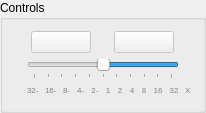
             <widget class="QGroupBox" name="groupBox_3">
              <property name="minimumSize">
               <size>
                <width>0</width>
                <height>100</height>
               </size>
              </property>
              <property name="maximumSize">
               <size>
                <width>214</width>
                <height>16777215</height>
               </size>
              </property>
              <property name="font">
               <font>
                <weight>50</weight>
                <bold>false</bold>
               </font>
              </property>
              <property name="title">
               <string>Controls</string>
              </property>
              <layout class="QVBoxLayout" name="verticalLayout_3">
               <item>
                <layout class="QHBoxLayout" name="horizontalLayout_5">
                 <item>
                  <widget class="QPushButton" name="btPlay">
                   <property name="enabled">
                    <bool>false</bool>
                   </property>
                   <property name="minimumSize">
                    <size>
                     <width>60</width>
                     <height>0</height>
                    </size>
                   </property>
                   <property name="maximumSize">
                    <size>
                     <width>60</width>
                     <height>16777215</height>
                    </size>
                   </property>
                   <property name="font">
                    <font>
                     <weight>50</weight>
                     <bold>false</bold>
                    </font>
                   </property>
                   <property name="text">
                    <string/>
                   </property>
                   <property name="icon">
                    <iconset resource="resourcefile.qrc">
                     <normaloff>:/icons/playback_play.ico</normaloff>:/icons/playback_play.ico</iconset>
                   </property>
                  </widget>
                 </item>
                 <item>
                  <widget class="QPushButton" name="btStop">
                   <property name="enabled">
                    <bool>false</bool>
                   </property>
                   <property name="minimumSize">
                    <size>
                     <width>60</width>
                     <height>0</height>
                    </size>
                   </property>
                   <property name="maximumSize">
                    <size>
                     <width>60</width>
                     <height>16777215</height>
                    </size>
                   </property>
                   <property name="font">
                    <font>
                     <weight>50</weight>
                     <bold>false</bold>
                    </font>
                   </property>
                   <property name="text">
                    <string/>
                   </property>
                   <property name="icon">
                    <iconset resource="resourcefile.qrc">
                     <normaloff>:/icons/playback_pause.ico</normaloff>:/icons/playback_pause.ico</iconset>
                   </property>
                  </widget>
                 </item>
                </layout>
               </item>
               <item>
                <layout class="QGridLayout" name="gridLayout_2">
                 <item row="1" column="8">
                  <widget class="QLabel" name="label_9">
                   <property name="palette">
                    <palette>
                     <active>
                      <colorrole role="WindowText">
                       <brush brushstyle="SolidPattern">
                        <color alpha="255">
                         <red>130</red>
                         <green>130</green>
                         <blue>130</blue>
                        </color>
                       </brush>
                      </colorrole>
                     </active>
                     <inactive>
                      <colorrole role="WindowText">
                       <brush brushstyle="SolidPattern">
                        <color alpha="255">
                         <red>130</red>
                         <green>130</green>
                         <blue>130</blue>
                        </color>
                       </brush>
                      </colorrole>
                     </inactive>
                     <disabled>
                      <colorrole role="WindowText">
                       <brush brushstyle="SolidPattern">
                        <color alpha="255">
                         <red>120</red>
                         <green>120</green>
                         <blue>120</blue>
                        </color>
                       </brush>
                      </colorrole>
                     </disabled>
                    </palette>
                   </property>
                   <property name="font">
                    <font>
                     <pointsize>6</pointsize>
                     <weight>50</weight>
                     <bold>false</bold>
                    </font>
                   </property>
                   <property name="text">
                    <string>4</string>
                   </property>
                   <property name="alignment">
                    <set>Qt::AlignHCenter|Qt::AlignTop</set>
                   </property>
                  </widget>
                 </item>
                 <item row="1" column="10">
                  <widget class="QLabel" name="label_11">
                   <property name="palette">
                    <palette>
                     <active>
                      <colorrole role="WindowText">
                       <brush brushstyle="SolidPattern">
                        <color alpha="255">
                         <red>130</red>
                         <green>130</green>
                         <blue>130</blue>
                        </color>
                       </brush>
                      </colorrole>
                     </active>
                     <inactive>
                      <colorrole role="WindowText">
                       <brush brushstyle="SolidPattern">
                        <color alpha="255">
                         <red>130</red>
                         <green>130</green>
                         <blue>130</blue>
                        </color>
                       </brush>
                      </colorrole>
                     </inactive>
                     <disabled>
                      <colorrole role="WindowText">
                       <brush brushstyle="SolidPattern">
                        <color alpha="255">
                         <red>120</red>
                         <green>120</green>
                         <blue>120</blue>
                        </color>
                       </brush>
                      </colorrole>
                     </disabled>
                    </palette>
                   </property>
                   <property name="font">
                    <font>
                     <pointsize>6</pointsize>
                     <weight>50</weight>
                     <bold>false</bold>
                    </font>
                   </property>
                   <property name="text">
                    <string>16</string>
                   </property>
                   <property name="alignment">
                    <set>Qt::AlignHCenter|Qt::AlignTop</set>
                   </property>
                  </widget>
                 </item>
                 <item row="1" column="5">
                  <widget class="QLabel" name="label_5">
                   <property name="palette">
                    <palette>
                     <active>
                      <colorrole role="WindowText">
                       <brush brushstyle="SolidPattern">
                        <color alpha="255">
                         <red>130</red>
                         <green>130</green>
                         <blue>130</blue>
                        </color>
                       </brush>
                      </colorrole>
                     </active>
                     <inactive>
                      <colorrole role="WindowText">
                       <brush brushstyle="SolidPattern">
                        <color alpha="255">
                         <red>130</red>
                         <green>130</green>
                         <blue>130</blue>
                        </color>
                       </brush>
                      </colorrole>
                     </inactive>
                     <disabled>
                      <colorrole role="WindowText">
                       <brush brushstyle="SolidPattern">
                        <color alpha="255">
                         <red>120</red>
                         <green>120</green>
                         <blue>120</blue>
                        </color>
                       </brush>
                      </colorrole>
                     </disabled>
                    </palette>
                   </property>
                   <property name="font">
                    <font>
                     <pointsize>6</pointsize>
                     <weight>50</weight>
                     <bold>false</bold>
                    </font>
                   </property>
                   <property name="text">
                    <string>2-</string>
                   </property>
                   <property name="alignment">
                    <set>Qt::AlignHCenter|Qt::AlignTop</set>
                   </property>
                  </widget>
                 </item>
                 <item row="1" column="3">
                  <widget class="QLabel" name="label_3">
                   <property name="palette">
                    <palette>
                     <active>
                      <colorrole role="WindowText">
                       <brush brushstyle="SolidPattern">
                        <color alpha="255">
                         <red>130</red>
                         <green>130</green>
                         <blue>130</blue>
                        </color>
                       </brush>
                      </colorrole>
                     </active>
                     <inactive>
                      <colorrole role="WindowText">
                       <brush brushstyle="SolidPattern">
                        <color alpha="255">
                         <red>130</red>
                         <green>130</green>
                         <blue>130</blue>
                        </color>
                       </brush>
                      </colorrole>
                     </inactive>
                     <disabled>
                      <colorrole role="WindowText">
                       <brush brushstyle="SolidPattern">
                        <color alpha="255">
                         <red>120</red>
                         <green>120</green>
                         <blue>120</blue>
                        </color>
                       </brush>
                      </colorrole>
                     </disabled>
                    </palette>
                   </property>
                   <property name="font">
                    <font>
                     <pointsize>6</pointsize>
                     <weight>50</weight>
                     <bold>false</bold>
                    </font>
                   </property>
                   <property name="text">
                    <string>8-</string>
                   </property>
                   <property name="alignment">
                    <set>Qt::AlignLeading|Qt::AlignLeft|Qt::AlignTop</set>
                   </property>
                  </widget>
                 </item>
                 <item row="1" column="2">
                  <widget class="QLabel" name="label_4">
                   <property name="palette">
                    <palette>
                     <active>
                      <colorrole role="WindowText">
                       <brush brushstyle="SolidPattern">
                        <color alpha="255">
                         <red>130</red>
                         <green>130</green>
                         <blue>130</blue>
                        </color>
                       </brush>
                      </colorrole>
                     </active>
                     <inactive>
                      <colorrole role="WindowText">
                       <brush brushstyle="SolidPattern">
                        <color alpha="255">
                         <red>130</red>
                         <green>130</green>
                         <blue>130</blue>
                        </color>
                       </brush>
                      </colorrole>
                     </inactive>
                     <disabled>
                      <colorrole role="WindowText">
                       <brush brushstyle="SolidPattern">
                        <color alpha="255">
                         <red>120</red>
                         <green>120</green>
                         <blue>120</blue>
                        </color>
                       </brush>
                      </colorrole>
                     </disabled>
                    </palette>
                   </property>
                   <property name="font">
                    <font>
                     <pointsize>6</pointsize>
                     <weight>50</weight>
                     <bold>false</bold>
                    </font>
                   </property>
                   <property name="text">
                    <string>16-</string>
                   </property>
                   <property name="alignment">
                    <set>Qt::AlignLeading|Qt::AlignLeft|Qt::AlignTop</set>
                   </property>
                  </widget>
                 </item>
                 <item row="1" column="7">
                  <widget class="QLabel" name="label_8">
                   <property name="palette">
                    <palette>
                     <active>
                      <colorrole role="WindowText">
                       <brush brushstyle="SolidPattern">
                        <color alpha="255">
                         <red>130</red>
                         <green>130</green>
                         <blue>130</blue>
                        </color>
                       </brush>
                      </colorrole>
                     </active>
                     <inactive>
                      <colorrole role="WindowText">
                       <brush brushstyle="SolidPattern">
                        <color alpha="255">
                         <red>130</red>
                         <green>130</green>
                         <blue>130</blue>
                        </color>
                       </brush>
                      </colorrole>
                     </inactive>
                     <disabled>
                      <colorrole role="WindowText">
                       <brush brushstyle="SolidPattern">
                        <color alpha="255">
                         <red>120</red>
                         <green>120</green>
                         <blue>120</blue>
                        </color>
                       </brush>
                      </colorrole>
                     </disabled>
                    </palette>
                   </property>
                   <property name="font">
                    <font>
                     <pointsize>6</pointsize>
                     <weight>50</weight>
                     <bold>false</bold>
                    </font>
                   </property>
                   <property name="text">
                    <string>2</string>
                   </property>
                   <property name="alignment">
                    <set>Qt::AlignHCenter|Qt::AlignTop</set>
                   </property>
                  </widget>
                 </item>
                 <item row="1" column="9">
                  <widget class="QLabel" name="label_10">
                   <property name="palette">
                    <palette>
                     <active>
                      <colorrole role="WindowText">
                       <brush brushstyle="SolidPattern">
                        <color alpha="255">
                         <red>130</red>
                         <green>130</green>
                         <blue>130</blue>
                        </color>
                       </brush>
                      </colorrole>
                     </active>
                     <inactive>
                      <colorrole role="WindowText">
                       <brush brushstyle="SolidPattern">
                        <color alpha="255">
                         <red>130</red>
                         <green>130</green>
                         <blue>130</blue>
                        </color>
                       </brush>
                      </colorrole>
                     </inactive>
                     <disabled>
                      <colorrole role="WindowText">
                       <brush brushstyle="SolidPattern">
                        <color alpha="255">
                         <red>120</red>
                         <green>120</green>
                         <blue>120</blue>
                        </color>
                       </brush>
                      </colorrole>
                     </disabled>
                    </palette>
                   </property>
                   <property name="font">
                    <font>
                     <pointsize>6</pointsize>
                     <weight>50</weight>
                     <bold>false</bold>
                    </font>
                   </property>
                   <property name="text">
                    <string>8</string>
                   </property>
                   <property name="alignment">
                    <set>Qt::AlignHCenter|Qt::AlignTop</set>
                   </property>
                  </widget>
                 </item>
                 <item row="1" column="6">
                  <widget class="QLabel" name="label_6">
                   <property name="palette">
                    <palette>
                     <active>
                      <colorrole role="WindowText">
                       <brush brushstyle="SolidPattern">
                        <color alpha="255">
                         <red>130</red>
                         <green>130</green>
                         <blue>130</blue>
                        </color>
                       </brush>
                      </colorrole>
                     </active>
                     <inactive>
                      <colorrole role="WindowText">
                       <brush brushstyle="SolidPattern">
                        <color alpha="255">
                         <red>130</red>
                         <green>130</green>
                         <blue>130</blue>
                        </color>
                       </brush>
                      </colorrole>
                     </inactive>
                     <disabled>
                      <colorrole role="WindowText">
                       <brush brushstyle="SolidPattern">
                        <color alpha="255">
                         <red>120</red>
                         <green>120</green>
                         <blue>120</blue>
                        </color>
                       </brush>
                      </colorrole>
                     </disabled>
                    </palette>
                   </property>
                   <property name="font">
                    <font>
                     <pointsize>6</pointsize>
                     <weight>50</weight>
                     <bold>false</bold>
                    </font>
                   </property>
                   <property name="text">
                    <string>1</string>
                   </property>
                   <property name="alignment">
                    <set>Qt::AlignHCenter|Qt::AlignTop</set>
                   </property>
                  </widget>
                 </item>
                 <item row="1" column="12">
                  <widget class="QLabel" name="label_7">
                   <property name="palette">
                    <palette>
                     <active>
                      <colorrole role="WindowText">
                       <brush brushstyle="SolidPattern">
                        <color alpha="255">
                         <red>130</red>
                         <green>130</green>
                         <blue>130</blue>
                        </color>
                       </brush>
                      </colorrole>
                     </active>
                     <inactive>
                      <colorrole role="WindowText">
                       <brush brushstyle="SolidPattern">
                        <color alpha="255">
                         <red>130</red>
                         <green>130</green>
                         <blue>130</blue>
                        </color>
                       </brush>
                      </colorrole>
                     </inactive>
                     <disabled>
                      <colorrole role="WindowText">
                       <brush brushstyle="SolidPattern">
                        <color alpha="255">
                         <red>120</red>
                         <green>120</green>
                         <blue>120</blue>
                        </color>
                       </brush>
                      </colorrole>
                     </disabled>
                    </palette>
                   </property>
                   <property name="font">
                    <font>
                     <pointsize>6</pointsize>
                     <weight>50</weight>
                     <bold>false</bold>
                    </font>
                   </property>
                   <property name="text">
                    <string>X</string>
                   </property>
                   <property name="alignment">
                    <set>Qt::AlignLeading|Qt::AlignLeft|Qt::AlignTop</set>
                   </property>
                  </widget>
                 </item>
                 <item row="1" column="4">
                  <widget class="QLabel" name="label_12">
                   <property name="palette">
                    <palette>
                     <active>
                      <colorrole role="WindowText">
                       <brush brushstyle="SolidPattern">
                        <color alpha="255">
                         <red>130</red>
                         <green>130</green>
                         <blue>130</blue>
                        </color>
                       </brush>
                      </colorrole>
                     </active>
                     <inactive>
                      <colorrole role="WindowText">
                       <brush brushstyle="SolidPattern">
                        <color alpha="255">
                         <red>130</red>
                         <green>130</green>
                         <blue>130</blue>
                        </color>
                       </brush>
                      </colorrole>
                     </inactive>
                     <disabled>
                      <colorrole role="WindowText">
                       <brush brushstyle="SolidPattern">
                        <color alpha="255">
                         <red>120</red>
                         <green>120</green>
                         <blue>120</blue>
                        </color>
                       </brush>
                      </colorrole>
                     </disabled>
                    </palette>
                   </property>
                   <property name="font">
                    <font>
                     <pointsize>6</pointsize>
                     <weight>50</weight>
                     <bold>false</bold>
                    </font>
                   </property>
                   <property name="text">
                    <string>4-</string>
                   </property>
                   <property name="alignment">
                    <set>Qt::AlignLeading|Qt::AlignLeft|Qt::AlignTop</set>
                   </property>
                  </widget>
                 </item>
                 <item row="1" column="11">
                  <widget class="QLabel" name="label_13">
                   <property name="palette">
                    <palette>
                     <active>
                      <colorrole role="WindowText">
                       <brush brushstyle="SolidPattern">
                        <color alpha="255">
                         <red>130</red>
                         <green>130</green>
                         <blue>130</blue>
                        </color>
                       </brush>
                      </colorrole>
                     </active>
                     <inactive>
                      <colorrole role="WindowText">
                       <brush brushstyle="SolidPattern">
                        <color alpha="255">
                         <red>130</red>
                         <green>130</green>
                         <blue>130</blue>
                        </color>
                       </brush>
                      </colorrole>
                     </inactive>
                     <disabled>
                      <colorrole role="WindowText">
                       <brush brushstyle="SolidPattern">
                        <color alpha="255">
                         <red>120</red>
                         <green>120</green>
                         <blue>120</blue>
                        </color>
                       </brush>
                      </colorrole>
                     </disabled>
                    </palette>
                   </property>
                   <property name="font">
                    <font>
                     <pointsize>6</pointsize>
                    </font>
                   </property>
                   <property name="text">
                    <string>32</string>
                   </property>
                   <property name="alignment">
                    <set>Qt::AlignHCenter|Qt::AlignTop</set>
                   </property>
                  </widget>
                 </item>
                 <item row="1" column="1">
                  <widget class="QLabel" name="label_14">
                   <property name="palette">
                    <palette>
                     <active>
                      <colorrole role="WindowText">
                       <brush brushstyle="SolidPattern">
                        <color alpha="255">
                         <red>130</red>
                         <green>130</green>
                         <blue>130</blue>
                        </color>
                       </brush>
                      </colorrole>
                     </active>
                     <inactive>
                      <colorrole role="WindowText">
                       <brush brushstyle="SolidPattern">
                        <color alpha="255">
                         <red>130</red>
                         <green>130</green>
                         <blue>130</blue>
                        </color>
                       </brush>
                      </colorrole>
                     </inactive>
                     <disabled>
                      <colorrole role="WindowText">
                       <brush brushstyle="SolidPattern">
                        <color alpha="255">
                         <red>120</red>
                         <green>120</green>
                         <blue>120</blue>
                        </color>
                       </brush>
                      </colorrole>
                     </disabled>
                    </palette>
                   </property>
                   <property name="font">
                    <font>
                     <pointsize>6</pointsize>
                     <weight>50</weight>
                     <bold>false</bold>
                    </font>
                   </property>
                   <property name="text">
                    <string>32-</string>
                   </property>
                   <property name="alignment">
                    <set>Qt::AlignLeading|Qt::AlignLeft|Qt::AlignTop</set>
                   </property>
                  </widget>
                 </item>
                 <item row="1" column="0">
                  <widget class="QLabel" name="label_16">
                   <property name="text">
                    <string/>
                   </property>
                  </widget>
                 </item>
                 <item row="0" column="1" colspan="11">
                  <widget class="QSlider" name="SliderVelocidade">
                   <property name="font">
                    <font>
                     <weight>75</weight>
                     <bold>true</bold>
                    </font>
                   </property>
                   <property name="minimum">
                    <number>-5</number>
                   </property>
                   <property name="maximum">
                    <number>5</number>
                   </property>
                   <property name="pageStep">
                    <number>1</number>
                   </property>
                   <property name="sliderPosition">
                    <number>0</number>
                   </property>
                   <property name="orientation">
                    <enum>Qt::Horizontal</enum>
                   </property>
                   <property name="invertedAppearance">
                    <bool>true</bool>
                   </property>
                   <property name="tickPosition">
                    <enum>QSlider::TicksBelow</enum>
                   </property>
                  </widget>
                 </item>
                </layout>
               </item>
              </layout>
             </widget>
